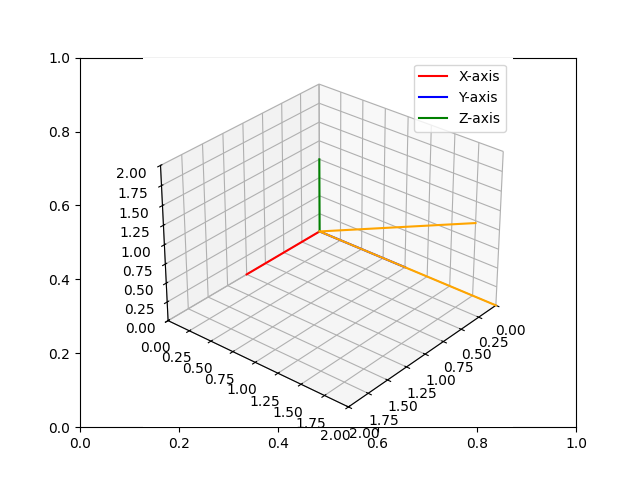

Here is the Python script that generated this plot:
# Import libraries and packages
import matplotlib.pyplot as plt
from mpl_toolkits import mplot3d
import numpy as np

# create the fig and ax objects to handle figure and axes of the fixed frame
fig,ax = plt.subplots()

# Use 3d view 
ax = plt.axes(projection = "3d")



def setaxis(x1, x2, y1, y2, z1, z2):
    # this function is used to fix the view to the values of input arguments
    # -----------------------------------------------------------------------
    # ARGUMENTS
    # x1, x2 -> numeric value
    # y1, y2 -> numeric value
    # y1, z2 -> numeric value
    # -----------------------------------------------------------------------
    ax.set_xlim3d(x1,x2)
    ax.set_ylim3d(y1,y2)
    ax.set_zlim3d(z1,z2)
    ax.view_init(elev=30, azim=40)


def fix_system(axis_length):
    # Fix system function 
    # Plots a 3D centered at [x,y,z] = [0,0,0]
    # -------------------------------------------------------------------
    # Arguments 
    # axis_length -> used to specify the length of the axis, in this case
    #                all axes are of the same length
    # -------------------------------------------------------------------
    x = [0, axis_length]
    y = [0, axis_length] 
    z = [0, axis_length]
    zp = [0, 0]
    ax.plot3D(x, zp, zp,label="X-axis", color='red')
    ax.plot3D(zp, y, zp, label="Y-axis", color='blue')
    ax.plot3D(zp, zp, z, label="Z-axis", color='green')
    ax.legend()


def sind(t):
    # sind function
    # Computes the sin() trigonometric function in degrees
    # ----------------------------------------------------------------------
    # Arguments
    # t -> Numeric, angle in degrees. 
    # ----------------------------------------------------------------------
    res = np.sin(t*np.pi/180)
    return res

def cosd(t):
    # sind function
    # Computes the cos() trigonometric function in degrees
    # ----------------------------------------------------------------------
    # Arguments
    # t -> Numeric, angle in degrees. 
    # ----------------------------------------------------------------------
    res = np.cos(t*np.pi/180)
    return res


def RotX(t):
    Rx = np.array(([1,0,0],[0,cosd(t),-sind(t)],[0,sind(t),cosd(t)]))
    return Rx

def drawVector(v):
    deltaX = [0, v[0]]
    deltaY = [0, v[1]]
    deltaZ = [0, v[2]]
    ax.plot3D(deltaX, deltaY, deltaZ,color='orange')
    #plt.draw()
    #plt.pause(0.001)

def rotate(t):
    n = 0
    while n < t: 
        ax.cla()
        # Set the view 
        setaxis(0,2,0,2,0,2)

        # plot the axis
        fix_system(1)

        # draw vector1
        v1 = np.array([0,2,0])
        drawVector(v1)

        # draw vector2
        v2 = RotX(n).dot(v1)
        drawVector(v2)

        n = n + 1
        plt.draw()
        plt.pause(0.001)
       





rotate(30)


# show image.

plt.draw()
plt.show()
